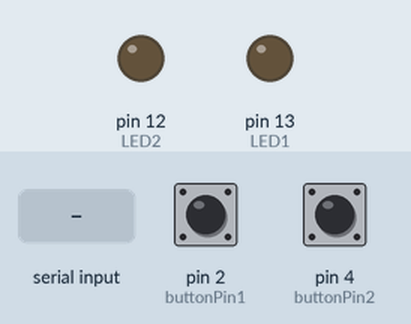
Recording of a sketch running on a simulated Arduino Uno, built with avr-gcc and run on an emulated ATmega328P. Shown: output pins drawn as LEDs (lit = HIGH). Inputs (shaded band) come from the test bench; at power-on: pin 2 (buttonPin1) LOW, pin 4 (buttonPin2) LOW.

Above: at 1.2 s.
1.3 s: "1" received over Serial
At 2.3 s:
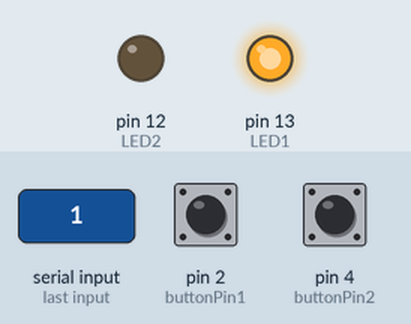
2.8 s: "2" received over Serial
At 3.4 s:
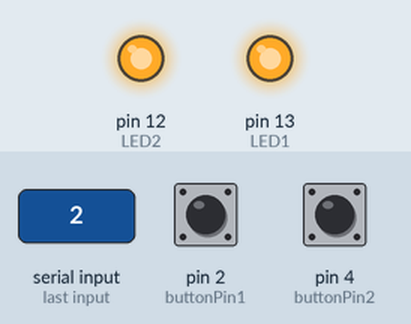
4.3 s: "0" received over Serial
At 4.6 s:
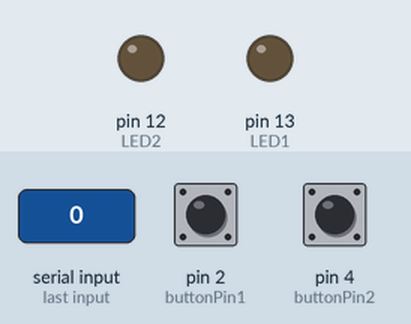
5.8 s: "2" received over Serial
At 6.9 s:
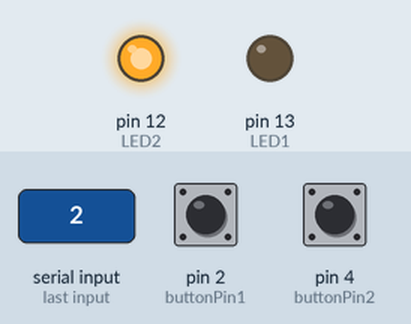
Timing chart, 0 to 8.3 s (numbered marks = the images above; inputs shaded):
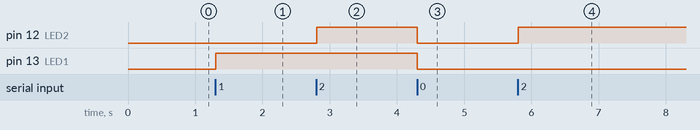

The sketch:

arduinoDriverCode.ino
```cpp
const int LED1 = 13;
const int LED2 = 12;
const int buttonPin1 = 2;
const int buttonPin2 = 4;

int buttonState1 = 0;
int buttonState2 = 0;
char data;

void setup() {
  Serial.begin(9600);
  pinMode(LED1, OUTPUT);
  pinMode(LED2, OUTPUT);
  pinMode(buttonPin1, INPUT);
  pinMode(buttonPin2, INPUT);
}

void loop() {
  buttonState1 = digitalRead(buttonPin1);
  buttonState2 = digitalRead(buttonPin2);

//  if (buttonState1 == LOW) {
//    digitalWrite(LED2, HIGH);
//    Serial.print(1, BIN);
//  } else {
//    digitalWrite(LED2, LOW);
//    Serial.print(0, BIN);
//  }
  if (Serial.available() > 0) {


    data = (char)Serial.read();
    delay(5);

    switch(data) {
      case 49:
        digitalWrite(LED1, HIGH);
        break;
      case 50:
        digitalWrite(LED2, HIGH);
        break;
      case 48:
        digitalWrite(LED2, LOW);
        digitalWrite(LED1, LOW);
        break;
    }
  }
}
```

Measured:
- after the input at 1.3 s, pin 13 (LED1): LOW → HIGH at once
- after the input at 2.8 s, pin 12 (LED2): LOW → HIGH at once
- after the input at 4.3 s, pin 12 (LED2), pin 13 (LED1): HIGH → LOW at once
- after the input at 5.8 s, pin 12 (LED2): LOW → HIGH at once
